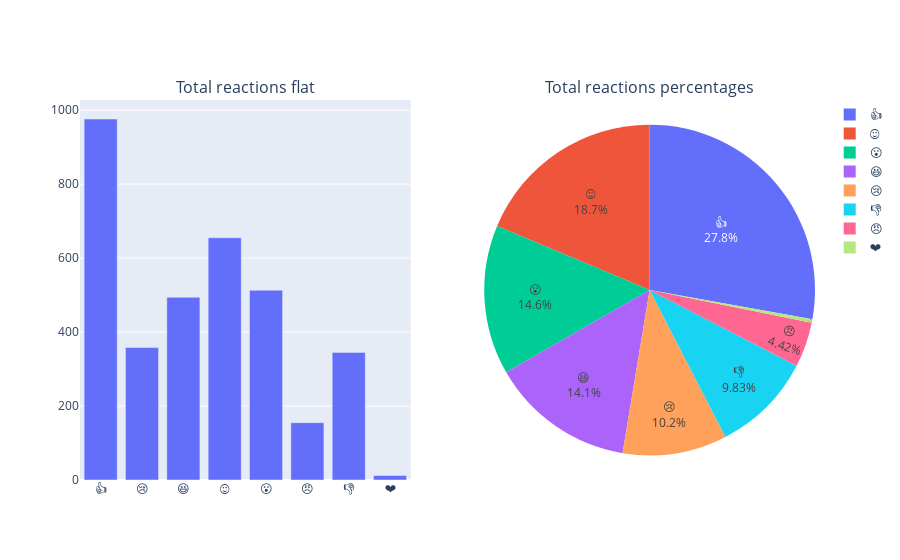

The notebook cell this image was saved under:
### Code cell
from plotly.offline import download_plotlyjs, init_notebook_mode, plot, iplot

init_notebook_mode(connected=True)

import plotly.express as px

fig = make_subplots(
    rows=1,
    cols=2,
    subplot_titles=('Total reactions flat', 'Total reactions percentages'),
    #specs =[[, {'type':'domain'}]]
    specs = [[{'type': 'bar'}, {'type':'domain'}]]
)
f1 = px.bar(x=total_reacts.index, y=total_reacts)
f2 = px.pie(values = total_reacts, names = total_reacts.index)
f2.update_traces(textposition='inside', textinfo='percent+label')
fig.add_trace(f1.data[0], row = 1, col = 1) 
fig.add_trace(f2.data[0], row = 1, col = 2) 
fig.show()

### Figure 1 — Plotly figure (JSON) as saved in the notebook; plotly's stock layout.template omitted (floating-point values rounded to 4 significant figures)
{"data": [{"alignmentgroup": "True", "hoverlabel": {"namelength": 0}, "hovertemplate": "x=%{x}<br>y=%{y}", "legendgroup": "", "marker": {"color": "#636efa"}, "name": "", "offsetgroup": "", "orientation": "v", "showlegend": false, "textposition": "auto", "type": "bar", "x": ["👍", "😢", "😆", "😍", "😮", "😠", "👎", "❤"], "xaxis": "x", "y": [976, 358, 494, 655, 513, 155, 345, 12], "yaxis": "y"}, {"domain": {"x": [0.55, 1], "y": [0, 1]}, "hoverlabel": {"namelength": 0}, "hovertemplate": "label=%{label}<br>value=%{value}", "labels": ["👍", "😢", "😆", "😍", "😮", "😠", "👎", "❤"], "legendgroup": "", "name": "", "showlegend": true, "textinfo": "percent+label", "textposition": "inside", "type": "pie", "values": [976, 358, 494, 655, 513, 155, 345, 12]}], "layout": {"annotations": [{"font": {"size": 16}, "showarrow": false, "text": "Total reactions flat", "x": 0.225, "xanchor": "center", "xref": "paper", "y": 1, "yanchor": "bottom", "yref": "paper"}, {"font": {"size": 16}, "showarrow": false, "text": "Total reactions percentages", "x": 0.775, "xanchor": "center", "xref": "paper", "y": 1, "yanchor": "bottom", "yref": "paper"}], "xaxis": {"anchor": "y", "domain": [0, 0.45]}, "yaxis": {"anchor": "x", "domain": [0, 1]}}}
